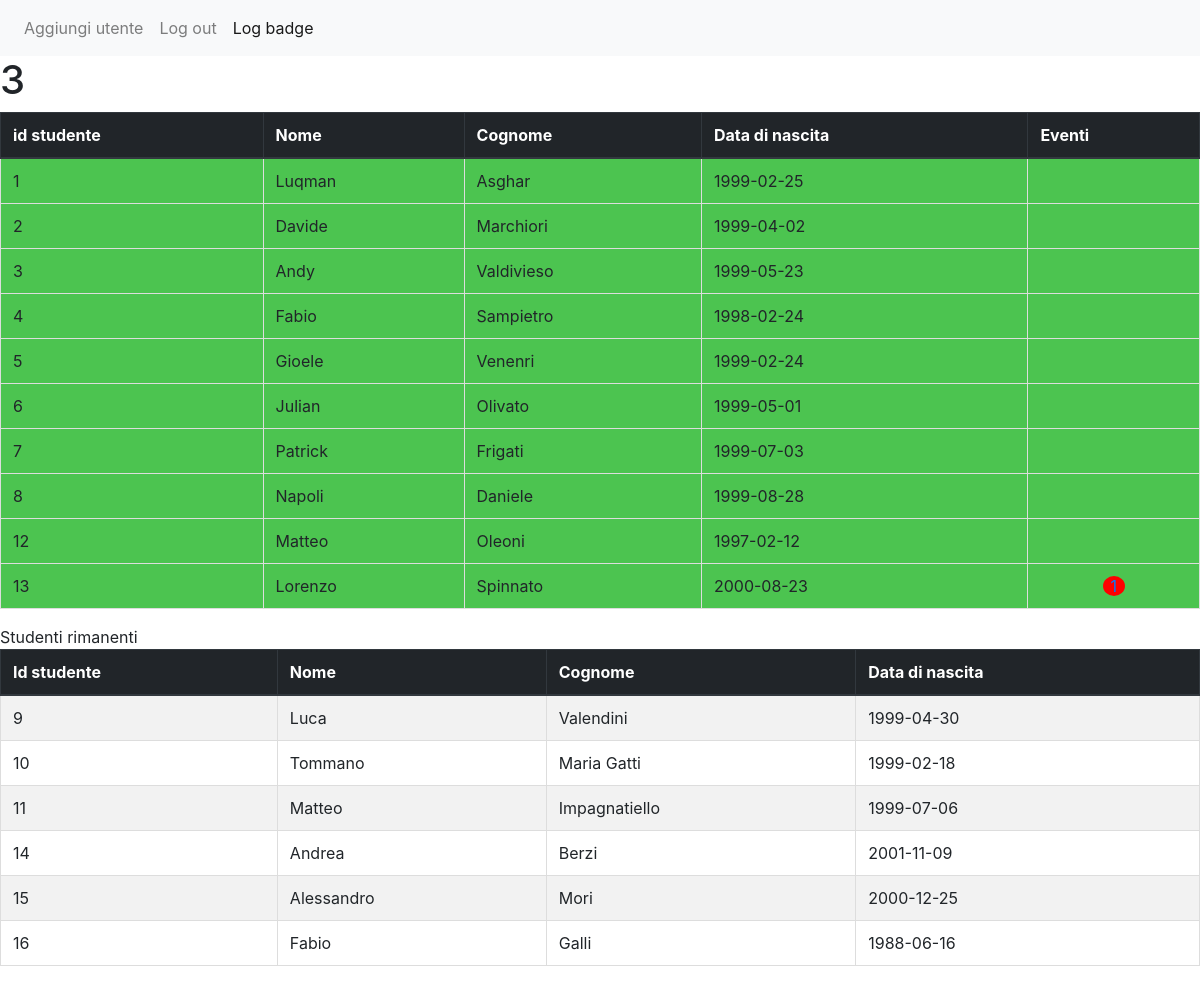
Screenshot of /logBadge.php (signed in) with the database file from the repository.
### tables this page shows
CREATE TABLE IF NOT EXISTS `studenti` (
  `idstudenti` int(11) NOT NULL,
  `Nome` varchar(45) NOT NULL,
  `Cognome` varchar(45) NOT NULL,
  `DataDiNascita` date NOT NULL,
  `idClasse` int(11) DEFAULT NULL
);

### dbController.php (called while the page is built, shortened)
<?php
  Class dbcontroller{
  private $servername="localhost";
  private $username="root";
  private $password="mysql";
  private $dbname="scuola";
  private $conn;
  function connectDB() {
	  try
	  {
	    $this->conn = new PDO("mysql:host=$this->servername;dbname=$this->dbname", $this->username, $this->password);
	    $this->conn->setAttribute(PDO::ATTR_ERRMODE, PDO::ERRMODE_EXCEPTION);
	  }
	  catch(PDOException $e)
	  {
	    echo "Connection failed: " . $e->getMessage();
	  }
	}
function runQuery($query){
    $sth = $this->conn->prepare($query);
    $sth -> execute();
    return $sth;
}
function numRows($query) {
  $sth = $this->conn->prepare($query);
  $sth->execute();
  return $sth->rowCount();
}
}
 ?>

### logBadge.php (the view, shortened to what this page needs)
<?php
    require_once("dbController.php");
    require_once("studente.php");
    $dbhandle = new dbcontroller();
?>
<html>
<head>
<link rel="stylesheet" type="text/css" href="stylesheet.css">
<link rel = "stylesheet" href="bootstrap-4.0.0-dist/css/bootstrap.min.css">
</head>
<body>
 <nav class="navbar navbar-expand-lg navbar-light bg-light">
     <div class="collapse navbar-collapse" id="navbarSupportedContent">
        <ul class="navbar-nav mr-auto">
            <?php
                if($_SESSION['admin'] == true)
                {
                  echo '<li class="nav-item">
                  <a class="nav-link" href="add_account.php">Aggiungi utente<span class="sr-only">(current)</span></a>
                    </li>';
                }
                 if(isset($_SESSION['user_logged']))
                {
                   echo '<li class="nav-item   ">
                   <a class="nav-link" href="logout.php">Log out<span class="sr-only">(current)</span></a>
                   </li>';
                }
            ?>
            <li class="nav-item active">
                <a class="nav-link" href="logBadge.php">Log badge</a>
            </li>
        </ul>
    </div>
</nav>
<table class='table table-striped'>
<thead class='thead-dark'>
<tr>
    <th>id studente</th>
    <th>Nome</th>
    <th>Cognome</th>
    <th>Data di nascita</th>
    <th>Eventi</th>
  </tr>
    <thead>
<?php
    echo "<h1>".$_SESSION['user_logged']."</h1>";
    $result = $dbhandle->runQuery("select * from studenti where idstudenti in(select id_studente from presenze where giorno ='".date("Y-m-d")."')");
    while($row = $result->fetch())
    {
        $id = $row[0];
        $notifications = $dbhandle->numRows("select * from stev where id_studente = $id");
        echo "<tr class = 'presente'>";
        if($notifications != 0)
        {
            echo "<td>" . $row[0] . "</td><td>" . $row[1] . "</td><td>" . $row[2] . "</td><td>" . $row[3] . "</td><td><center><div class = 'notifications'><a data-toggle='modal' href='#bigmodal'>$notifications</a></div></center></td>";
        }
        else
        {
            echo "<td>" . $row[0] . "</td><td>" . $row[1] . "</td><td>" . $row[2] . "</td><td>" . $row[3] . "</td><td></td>";
        }
        echo "</tr>";
    }
    echo "</tbody>
    </table>";
    echo "Studenti rimanenti";
    $result = $dbhandle->runQuery("select * from studenti where idstudenti not in(select id_studente from presenze where giorno ='".date("Y-m-d")."')");
    echo "<table class='table table-striped'>
        <thead class='thead-dark'>
            <tr>
            <th scope='col'>Id studente</th>
            <th scope='col'>Nome</th>
            <th scope='col'>Cognome</th>
            <th scope='col'>Data di nascita</th>
            </tr>
        </thead>
        <tbody>";
    while($row = $result->fetch())
    {
        echo "<tr>";
        echo "<td>" . $row[0] . "</td><td>" . $row[1] . "</td><td>" . $row[2] . "</td><td>" . $row[3] . "</td>";
        echo "</tr>";
    }
    echo "</tbody>
        </table>";
?>
</body>
</html>

### studente.php (shortened to what this page needs)
<html>
    <head>
        <link rel =stylesheet href="style.css">
    </head>
</html>

### style.css (style rules this page uses)
.presente { background-color: #4cc450; }
.notifications { background-color: red; color: white; border-radius: 100%; text-align: center; width:22px }

### stylesheet.css (style rules this page uses)
table, td, th { border: 1px solid #ddd; text-align: left; }
table { border-collapse: collapse; width: 100%; }
th, td { padding: 15px; }

### rows the page displays
studenti: idstudenti "1", Nome "Luqman", Cognome "Asghar", DataDiNascita "1999-02-25"
studenti: idstudenti "2", Nome "Davide", Cognome "Marchiori", DataDiNascita "1999-04-02"
studenti: idstudenti "3", Nome "Andy", Cognome "Valdivieso", DataDiNascita "1999-05-23"
studenti: idstudenti "4", Nome "Fabio", Cognome "Sampietro", DataDiNascita "1998-02-24"
studenti: idstudenti "5", Nome "Gioele", Cognome "Venenri", DataDiNascita "1999-02-24"
studenti: idstudenti "6", Nome "Julian", Cognome "Olivato", DataDiNascita "1999-05-01"
studenti: idstudenti "7", Nome "Patrick", Cognome "Frigati", DataDiNascita "1999-07-03"
studenti: idstudenti "8", Nome "Napoli", Cognome "Daniele", DataDiNascita "1999-08-28"
studenti: idstudenti "12", Nome "Matteo", Cognome "Oleoni", DataDiNascita "1997-02-12"
studenti: idstudenti "13", Nome "Lorenzo", Cognome "Spinnato", DataDiNascita "2000-08-23", notifications "1"
studenti: idstudenti "9", Nome "Luca", Cognome "Valendini", DataDiNascita "1999-04-30"
studenti: idstudenti "10", Nome "Tommano", Cognome "Maria Gatti", DataDiNascita "1999-02-18"
studenti: idstudenti "11", Nome "Matteo", Cognome "Impagnatiello", DataDiNascita "1999-07-06"
studenti: idstudenti "14", Nome "Andrea", Cognome "Berzi", DataDiNascita "2001-11-09"
studenti: idstudenti "15", Nome "Alessandro", Cognome "Mori", DataDiNascita "2000-12-25"
studenti: idstudenti "16", Nome "Fabio", Cognome "Galli", DataDiNascita "1988-06-16"

### other values shown
$_SESSION['user_logged'] "3"
